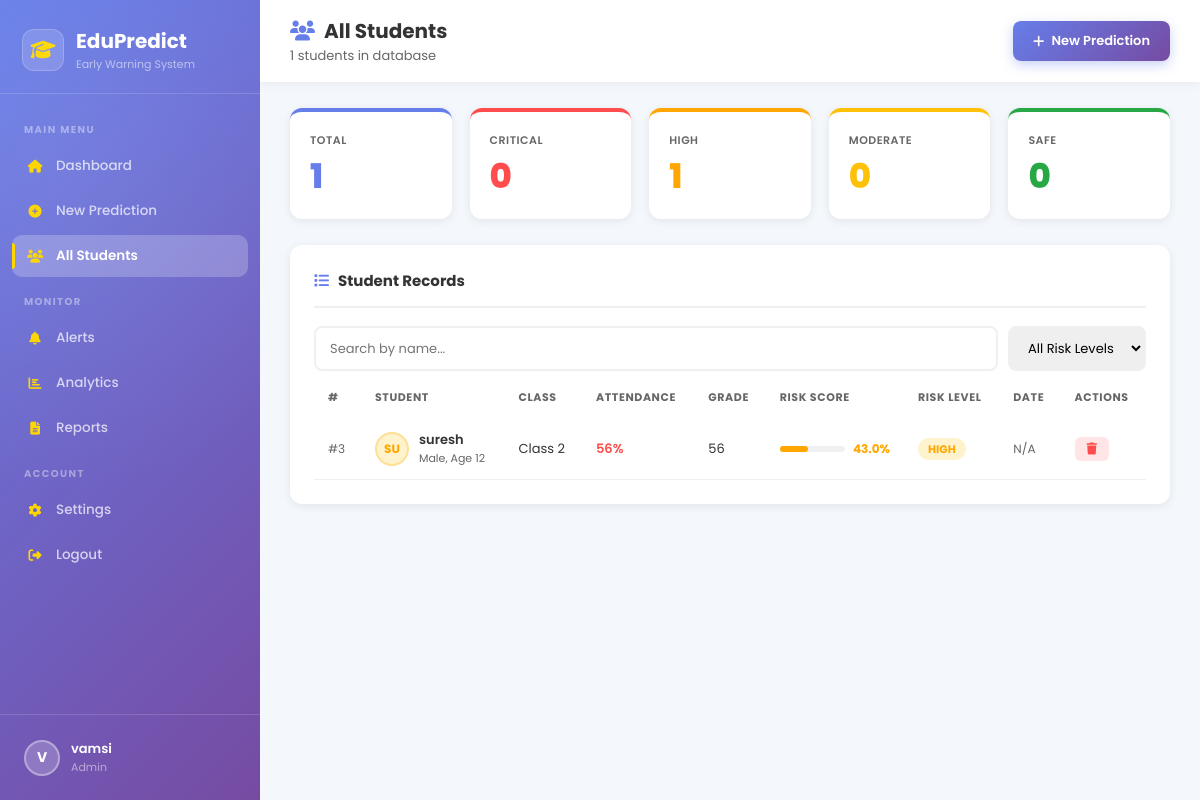
The app's page /students (signed in), older data.
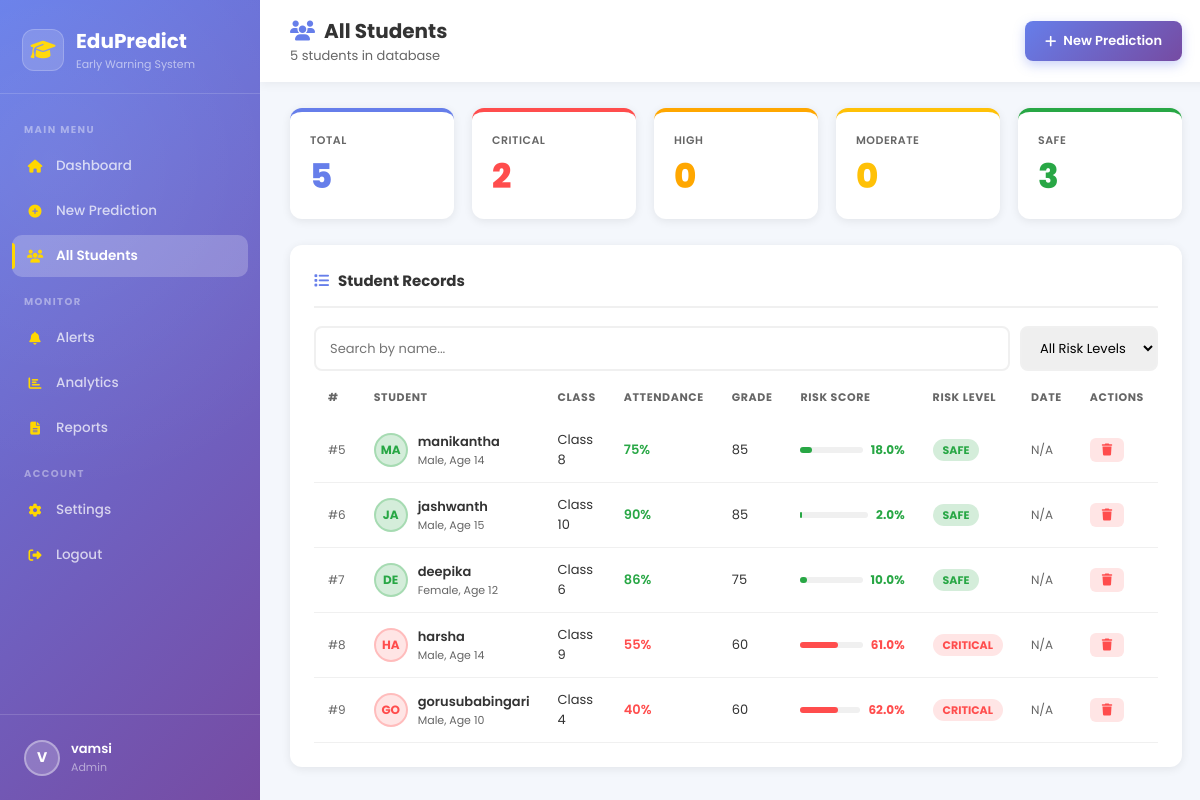
The same page, newer data.
### tables this page shows
CREATE TABLE users (
            id         INTEGER PRIMARY KEY AUTOINCREMENT,
            firstname  TEXT NOT NULL,
            lastname   TEXT NOT NULL DEFAULT '',
            username   TEXT UNIQUE NOT NULL,
            email      TEXT UNIQUE NOT NULL,
            password   TEXT NOT NULL,
            role       TEXT DEFAULT 'teacher',
            created_at TEXT DEFAULT (datetime('now'))
        , google_id TEXT);

CREATE TABLE students (
            user_id               INTEGER NOT NULL DEFAULT 1,
            "Sudent ID"           TEXT,
            "Name"                TEXT,
            "Gender"              TEXT,
            "Age"                 INTEGER,
            "Attendance"          INTEGER,
            "Class"               INTEGER,
            "Homework Completion" REAL,
            "Distance from School" INTEGER,
            "Parent Income Level" INTEGER,
            "Migration Risk"      INTEGER,
            "Student Intrest"     INTEGER,
            "Health Condition"    INTEGER,
            "Previous Year Grade" INTEGER,
            "Fomative Marks"      INTEGER,
            "Sumative Marks"      INTEGER,
            "Behaviour"           INTEGER,
            "Dropout Risk"        INTEGER,
            FOREIGN KEY (user_id) REFERENCES users(id)
        );

### app.py (the view)
@app.route("/students")
@login_required
def students():
    user = safe_current_user()
    stats, all_students = get_stats(session.get("user_id"))
    return render_template("students.html", user=user, students=all_students, stats=stats)

### app.py (called while the page is built)
def get_db():
    conn = sqlite3.connect(DB, timeout=30, check_same_thread=False)
    conn.row_factory = sqlite3.Row
    return conn

def login_required(f):
    @wraps(f)
    def wrapped(*args, **kwargs):
        if "user_id" not in session:
            return redirect(url_for("login"))
        return f(*args, **kwargs)
    return wrapped

def current_user():
    if "user_id" not in session:
        return None
    try:
        conn = get_db()
        u    = conn.execute("SELECT * FROM users WHERE id=?",
                            (session["user_id"],)).fetchone()
        conn.close()
        if u:
            return dict(u)
    except Exception:
        pass
    session.clear()
    return None

def safe_current_user():
    u = current_user()
    if u:
        return u
    session.clear()
    return {"id": 0, "firstname": "Guest", "lastname": "", "email": "",
            "username": "guest", "role": "guest", "google_id": None}

def get_stats(user_id=None):
    conn = get_db()
    if user_id:
        rows = conn.execute("SELECT rowid, * FROM students WHERE user_id=?",
                            (user_id,)).fetchall()
    else:
        rows = conn.execute("SELECT rowid, * FROM students").fetchall()
    conn.close()
    students = [map_student(r, r["rowid"]) for r in rows]
    stats = {
        "total":    len(students),
        "CRITICAL": sum(1 for s in students if s["risk_level"] == "CRITICAL"),
        "HIGH":     sum(1 for s in students if s["risk_level"] == "HIGH"),
        "MODERATE": sum(1 for s in students if s["risk_level"] == "MODERATE"),
        "SAFE":     sum(1 for s in students if s["risk_level"] == "SAFE"),
    }
    return stats, students

### templates/students.html (shortened to what this page needs)
<!DOCTYPE html>
<html lang="en">
<head>
<link rel="stylesheet" href="https://cdnjs.cloudflare.com/ajax/libs/font-awesome/6.4.0/css/all.min.css"/>
</head>
<body>
<aside class="sidebar">
  <div class="sb-logo">
    <div class="sb-logo-icon"><i class="fas fa-graduation-cap" style="color:var(--gold)"></i></div>
    <div><div class="sb-brand">EduPredict</div><div class="sb-sub">Early Warning System</div></div>
  </div>
  <div class="sb-body">
    <div class="sb-section">Main Menu</div>
    <a class="nav-item" href="/dashboard"><i class="fas fa-home"></i> <span>Dashboard</span></a>
    <a class="nav-item" href="/predict"><i class="fas fa-plus-circle"></i> <span>New Prediction</span></a>
    <a class="nav-item active" href="/students"><i class="fas fa-users"></i> <span>All Students</span></a>
    <div class="sb-section">Monitor</div>
    <a class="nav-item" href="/alerts"><i class="fas fa-bell"></i> <span>Alerts</span></a>
    <a class="nav-item" href="/analytics"><i class="fas fa-chart-bar"></i> <span>Analytics</span></a>
    <a class="nav-item" href="/reports"><i class="fas fa-file-alt"></i> <span>Reports</span></a>
    <div class="sb-section">Account</div>
    <a class="nav-item" href="/settings"><i class="fas fa-cog"></i> <span>Settings</span></a>
    <a class="nav-item" href="/logout"><i class="fas fa-sign-out-alt"></i> <span>Logout</span></a>
  </div>
  <div class="sb-foot">
    <div class="user-row">
      <div class="user-ava">{{ (user.firstname or 'U')[0]|upper }}</div>
      <div><div class="user-name">{{ user.firstname or '' }}</div><div class="user-role">{{ (user.role or 'teacher')|title }}</div></div>
    </div>
  </div>
</aside>
<div class="main">
  <div class="topbar">
    <div>
      <h2><i class="fas fa-users"></i>All Students</h2>
      <p>{{ stats.total }} students in database</p>
    </div>
    <a href="/predict" style="background:var(--grad);color:#fff;padding:10px 20px;border-radius:8px;text-decoration:none;font-size:13px;font-weight:600;display:flex;align-items:center;gap:7px;box-shadow:0 4px 12px rgba(102,126,234,0.35)">
      <i class="fas fa-plus"></i> New Prediction
    </a>
  </div>
  <div class="page">
    <div class="stats-row">
      <div class="scard total"><div class="slabel">Total</div><div class="snum">{{ stats.total }}</div></div>
      <div class="scard critical"><div class="slabel">Critical</div><div class="snum">{{ stats.CRITICAL }}</div></div>
      <div class="scard high"><div class="slabel">High</div><div class="snum">{{ stats.HIGH }}</div></div>
      <div class="scard moderate"><div class="slabel">Moderate</div><div class="snum">{{ stats.MODERATE }}</div></div>
      <div class="scard safe"><div class="slabel">Safe</div><div class="snum">{{ stats.SAFE }}</div></div>
    </div>
    <div class="card">
      <div class="card-hdr">
        <div class="card-title"><i class="fas fa-list" style="color:var(--primary)"></i> Student Records</div>
      </div>
      <div class="search-bar">
        <input type="text" class="search-input" id="searchInput" placeholder="Search by name..." onkeyup="filterTable()"/>
        <select class="filter-select" id="riskFilter" onchange="filterTable()">
          <option value="">All Risk Levels</option>
        </select>
      </div>
      {% if students %}
      <table id="studentsTable">
        <thead>
          <tr>
            <th>#</th><th>Student</th><th>Class</th><th>Attendance</th>
            <th>Grade</th><th>Risk Score</th><th>Risk Level</th>
            <th>Date</th><th>Actions</th>
          </tr>
        </thead>
        <tbody>
          {% for s in students %}
          {% set colors = {'CRITICAL':('#ff4d4d','#ffe5e5'),'HIGH':('#ffa700','#fff3cd'),'MODERATE':('#ffc107','#fff8e1'),'SAFE':('#28a745','#d4edda')} %}
          {% set clr = colors[s.risk_level] if s.risk_level in colors else ('#667eea','#eef0ff') %}
          <tr class="student-row" data-risk="{{ s.risk_level }}" data-name="{{ s.name|lower }}">
            <td style="color:var(--muted);font-size:12px">#{{ s.id }}</td>
            <td>
              <div class="stu-cell">
                <div class="stu-ava" style="background:{{ clr[1] }};color:{{ clr[0] }};border-color:{{ clr[0] }}44">
                  {{ s.name[:2]|upper }}
                </div>
                <div>
                  <div class="stu-name">{{ s.name }}</div>
                  <div class="stu-sub">{{ s.gender or 'N/A' }}, Age {{ s.age or 'N/A' }}</div>
                </div>
              </div>
            </td>
            <td>Class {{ s.class_level or 'N/A' }}</td>
            <td style="font-weight:600;color:{% if s.attendance < 60 %}var(--red){% elif s.attendance < 75 %}var(--orange){% else %}var(--green){% endif %}">
              {{ s.attendance or 0 }}%
            </td>
            <td>{{ s.prev_grade or 'N/A' }}</td>
            <td>
              <div style="display:flex;align-items:center;gap:8px">
                <div style="flex:1;height:6px;background:#f0f0f0;border-radius:3px;min-width:60px">
                  <div style="height:100%;width:{{ s.risk_score or 0 }}%;background:{{ clr[0] }};border-radius:3px"></div>
                </div>
                <span style="font-weight:700;color:{{ clr[0] }};font-size:12px">{{ s.risk_score or 0 }}%</span>
              </div>
            </td>
            <td><span class="rbadge {{ s.risk_level }}">{{ s.risk_level }}</span></td>
            <td style="font-size:12px;color:var(--muted)">{{ s.created_at[:10] if s.created_at else 'N/A' }}</td>
            <td>
              <form method="POST" action="/students/delete/{{ s.id }}" style="display:inline" onsubmit="return confirm('Delete {{ s.name }}?')">
                <button type="submit" class="btn-sm btn-danger"><i class="fas fa-trash"></i></button>
              </form>
            </td>
          </tr>
          {% endfor %}
        </tbody>
      </table>
      {% endif %}
    </div>
  </div>
</div>
</body>
</html>

Row changes from the older to the newer data that the page shows:
removed students: id "3", Name "SU", name "suresh", Gender "Male", Age "12", Class "2", Attendance "56", prev_grade "56", risk_score "43.0", risk_level "HIGH", created_at "N/A"
added students: id "5", Name "MA", name "manikantha", Gender "Male", Age "14", Class "8", Attendance "75", Previous Year Grade "85", risk_score "18.0", risk_level "SAFE", created_at "N/A"
added students: id "6", Name "JA", name "jashwanth", Gender "Male", Age "15", Class "10", Attendance "90", Previous Year Grade "85", risk_score "2.0", risk_level "SAFE", created_at "N/A"
added students: id "7", Name "DE", name "deepika", Gender "Female", Age "12", Class "6", Attendance "86", Previous Year Grade "75", risk_score "10.0", risk_level "SAFE", created_at "N/A"
added students: id "8", Name "HA", name "harsha", Gender "Male", Age "14", Class "9", Attendance "55", Previous Year Grade "60", risk_score "61.0", risk_level "CRITICAL", created_at "N/A"
added students: id "9", Name "GO", name "gorusubabingari", Gender "Male", Age "10", class_level "4", Attendance "40", prev_grade "60", risk_score "62.0", risk_level "CRITICAL", created_at "N/A"
Text that changed along with them:
{{ stats.total }}: "1" → "5"
{{ stats.CRITICAL }}: "0" → "2"
{{ stats.HIGH }}: "1" → "0"
{{ stats.SAFE }}: "0" → "3"
